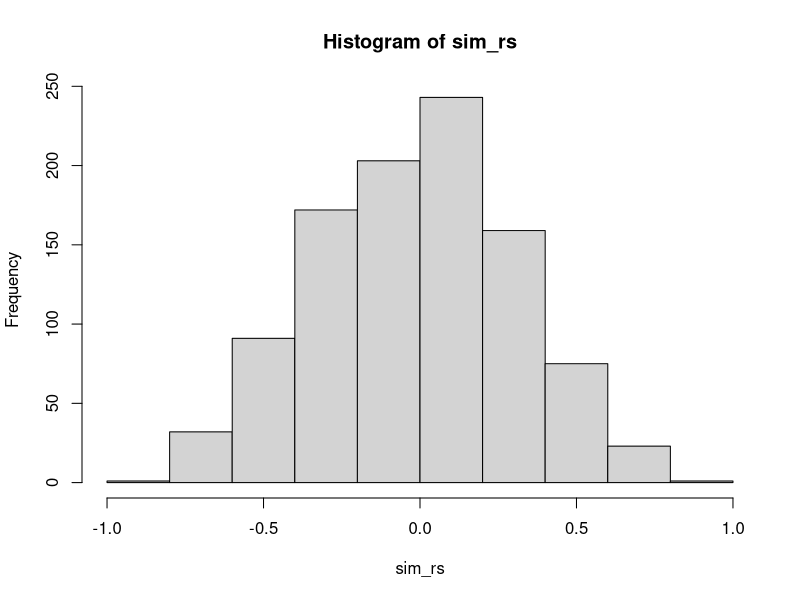

Write R code to recreate this figure.
## ---- chunk 1
knitr::opts_chunk$set(echo = TRUE)
## ---- chunk 2

X <- c(1,4,3,2,5,4,3,6,7,8)
Y <- c(1,3,6,7,8,2,8,7,6,9)

## ---- chunk 3

(my_cor <- cor.test(X,Y))

## ---- chunk 4

sim_rs <- replicate(1000,cor(sample(X),sample(Y)))
    hist(sim_rs)

length(sim_rs[sim_rs >= my_cor$estimate])/1000


## ---- chunk 5

sum(sort(X)*sort(Y, decreasing = TRUE))

## ---- chunk 6

sum(sort(X)*sort(Y))

